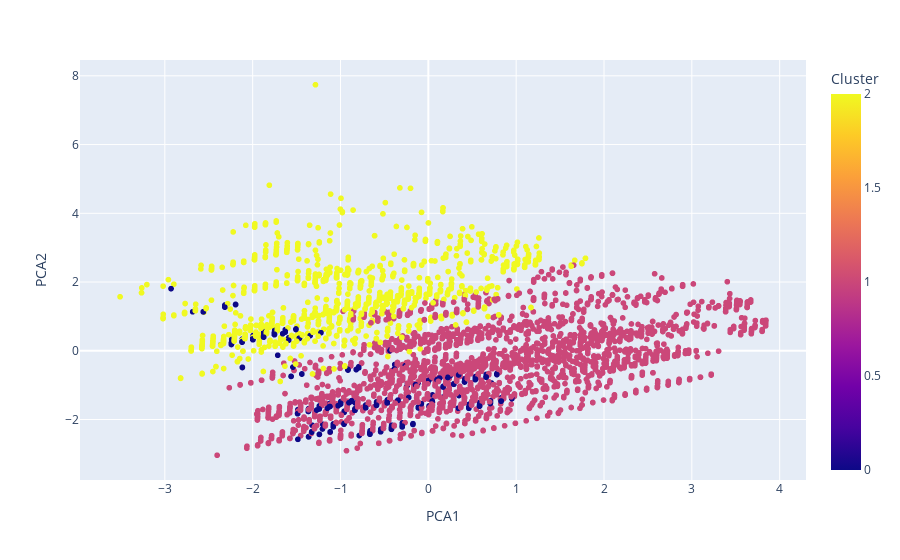

The cell this chart's notebook holds for it:
### Code cell
from sklearn.preprocessing import StandardScaler
from sklearn.cluster import KMeans
import plotly.express as px

# Normalizing the features
scaler = StandardScaler()
features = video_games_encoded[['Global_Sales','Year_of_Release','Platform_3DS', 'Platform_PC', 'Platform_PS4','Platform_XB',
                                'Platform_PS2','Platform_PSV','Platform_Wii', 'Platform_WiiU','Platform_X360',
                                'Platform_XOne','Genre_Adventure','Genre_Action','Genre_Puzzle',
                                'Genre_Role-Playing','Genre_Shooter','Genre_Strategy','Genre_Misc',
                                'Rating_E','Rating_M','Rating_T']]
X_scaled = scaler.fit_transform(features)

# Apply PCA
pca = PCA(n_components=2)
pca_mdl = pca.fit_transform(X_scaled)
pca_df = pd.DataFrame(pca_mdl, columns=['PCA1', 'PCA2'])

# Merge the PCA results and the 'Average_Score' for visualization
video_games_pca = video_games_encoded[['Average_Score']].reset_index(drop=True)
result_df = pd.concat([video_games_pca, pca_df], axis=1)

# KMeans clustering
kmeans = KMeans(n_clusters=3, random_state=1).fit(X_scaled)
result_df['Cluster'] = kmeans.labels_

# Visualize the results of PCA
plt.figure(figsize=(5, 4))
sns.scatterplot(x='PCA1', y='PCA2', data=result_df)
plt.show()

# Visualize the results with the 'Average_Score' as hue
plt.figure(figsize=(8, 7))
sns.scatterplot(x='PCA1', y='PCA2', hue='Average_Score', data=result_df)
plt.show()

# Use the elbow method to find the optimal number of clusters
inertia = []
for k in range(1, 8):
    kmeans = KMeans(n_clusters=k, random_state=1).fit(X_scaled)
    inertia.append(np.sqrt(kmeans.inertia_))
plt.figure(figsize=(8, 7))
plt.plot(range(1, 8), inertia, marker='s')
plt.xlabel('$k$')
plt.ylabel('Inertia')
plt.show()

# Custom color palette for seaborn
cluster_colors = {0: 'red', 1: 'yellow', 2: 'blue'}

# Visualize the clusters with custom colors
plt.figure(figsize=(8, 7))
sns.scatterplot(x='PCA1', y='PCA2', hue='Cluster', palette=cluster_colors, data=result_df)
plt.show()

# Plotly visualization
fig = px.scatter(result_df, x='PCA1', y='PCA2', color='Cluster', hover_data=['Average_Score'])
fig.show()

### Figure 1 — Plotly figure (JSON) as saved in the notebook; plotly's stock layout.template omitted (floating-point values rounded to 4 significant figures; data arrays with more than 128 entries replaced by an {"elided": "..."} marker saying what was removed)
{"data": [{"customdata": {"elided": "6825x1 float values"}, "hovertemplate": "PCA1=%{x}<br>PCA2=%{y}<br>Average_Score=%{customdata[0]}<br>Cluster=%{marker.color}<extra></extra>", "legendgroup": "", "marker": {"color": {"elided": "6825 int values"}, "coloraxis": "coloraxis", "symbol": "circle"}, "mode": "markers", "name": "", "showlegend": false, "type": "scattergl", "x": {"elided": "6825 float values"}, "xaxis": "x", "y": {"elided": "6825 float values"}, "yaxis": "y"}], "layout": {"coloraxis": {"colorbar": {"title": {"text": "Cluster"}}, "colorscale": [[0, "#0d0887"], [0.1111, "#46039f"], [0.2222, "#7201a8"], [0.3333, "#9c179e"], [0.4444, "#bd3786"], [0.5556, "#d8576b"], [0.6667, "#ed7953"], [0.7778, "#fb9f3a"], [0.8889, "#fdca26"], [1, "#f0f921"]]}, "legend": {"tracegroupgap": 0}, "margin": {"t": 60}, "xaxis": {"anchor": "y", "domain": [0, 1], "title": {"text": "PCA1"}}, "yaxis": {"anchor": "x", "domain": [0, 1], "title": {"text": "PCA2"}}}}
